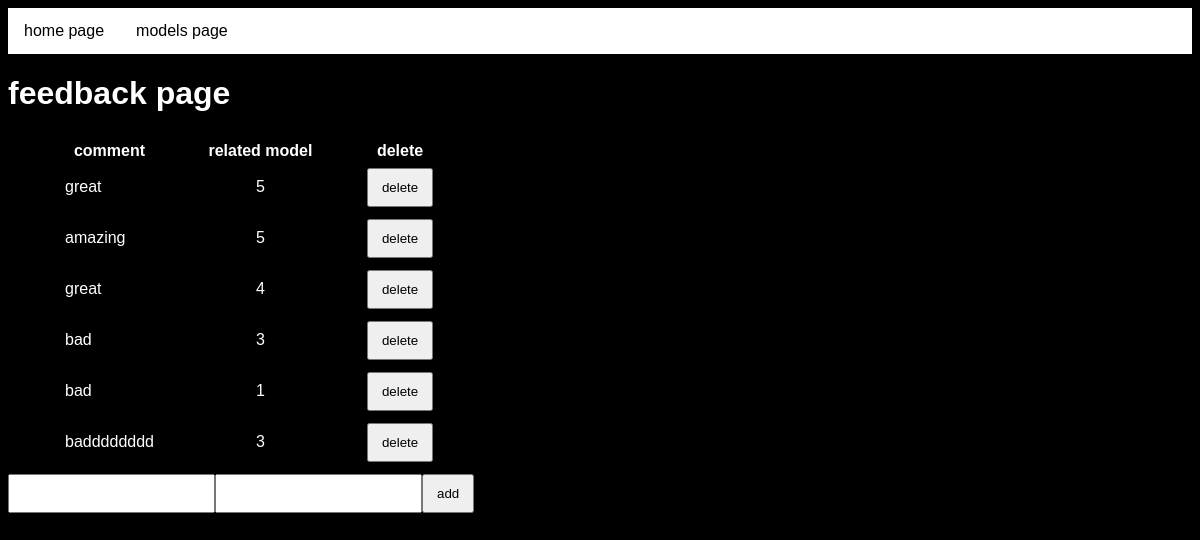
The page /feedback on the database as committed earlier.
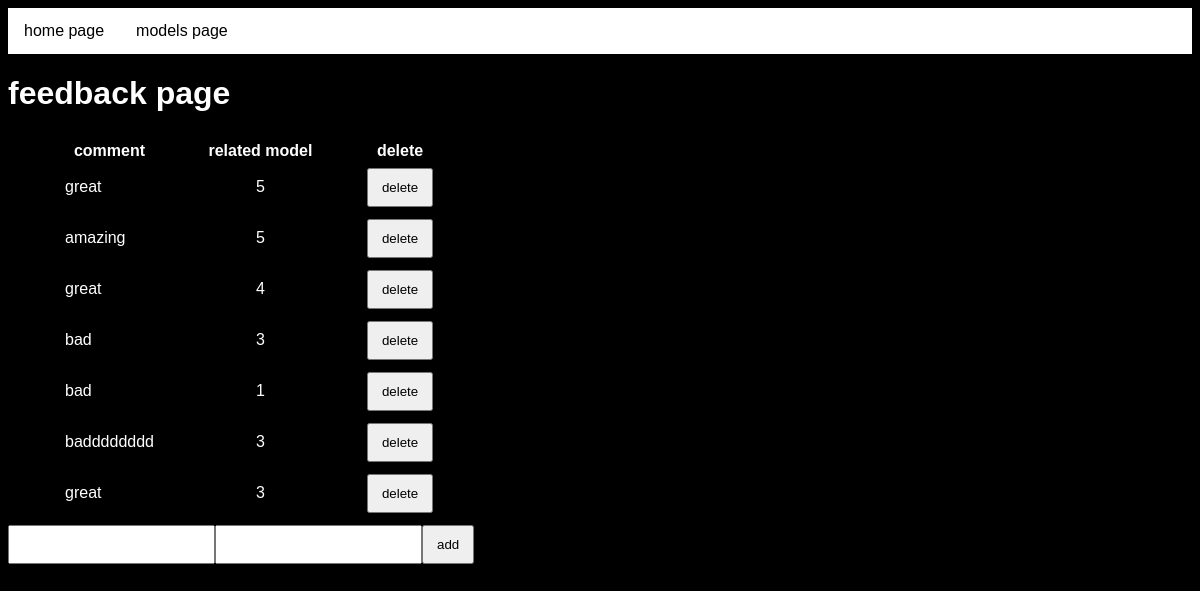
The same page on the database as committed later.
### tables this page shows
CREATE TABLE comments (ID INTEGER PRIMARY KEY, comment, related_model TEXT REFERENCES models (id));

### flusk_models_display.py (the view)
@app.route("/feedback")
def feedback():
    conn = get_db()
    cursor = conn.cursor()
    sql = "SELECT * FROM comments"
    cursor.execute(sql)
    results = cursor.fetchall()
    return render_template("comments_and_feedback_page.html", results=results)

### flusk_models_display.py (called while the page is built)
def get_db():
    db = getattr(g,'database', None)
    if db is None:
        db = g._database = sqlite3.connect(DATABASE)
        db = g.database = sqlite3.connect(DATABASE)
    return db

### templates/comments_and_feedback_page.html (shortened to what this page needs)
<!DOCTYPE html>
<html lang="en">
<head>
    <link rel="stylesheet" href="static/styles.css">
</head>
<body>
    <table>
        <div class="model 1">
            <ul>
                <li><a href="/">home page</a></li>
                <li><a href="/data">models page</a></li>
            </ul>
        </div>
        <h1>feedback page</h1>
        <tr>
            <th>comment</th>
            <th>related model</th>
            <th>delete</th>
        </tr>
        {% for item in results %}
        <tr>
            <td>{{ item[1] }}</td>
            <td>{{ item[2] }}</td>
            <td>
                <form action="/delete" method="post">
                <input type="submit" value="delete">
                </form>
            </td>
        </tr>
        {% endfor %}
    </table>
    <form action="/add" method="post">
        <input type="text" name="comment">
        <input type="text" name="related_model">
        <input type="submit" value="add">
    </form>
</body>
</html>

Rows that differ between the two databases and show on the page:
added comments: comment "great", related_model "3"
